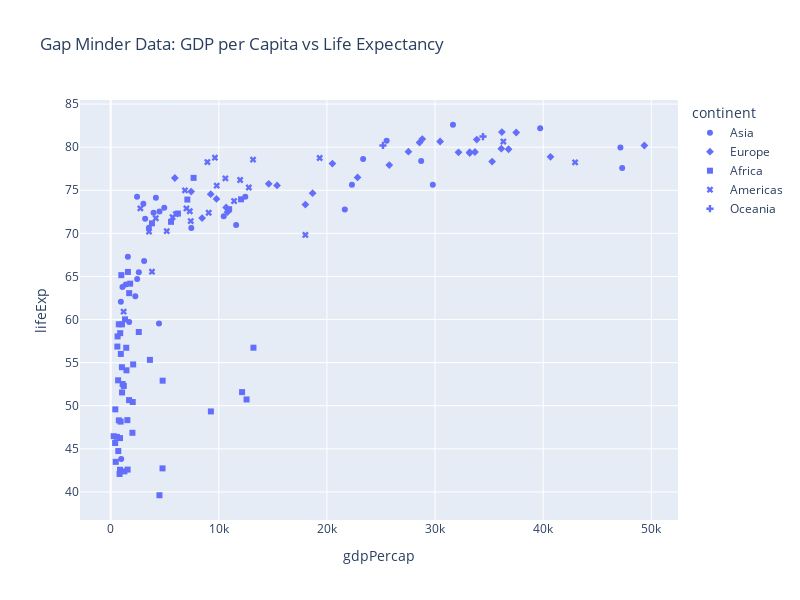

This figure's notebook cell:
### Markdown cell above
An alternative way to introduce a third variable is by using the input `symbol`. This would make the marks different according to the specified variable. Let's take a look at the result when passing `continent`.

### Code cell
fig = px.scatter(df, x='gdpPercap', y ='lifeExp', 
                 symbol='continent',
                 height=600, width=800,
                 title='Gap Minder Data: GDP per Capita vs Life Expectancy')
fig.show()

### Figure 1 — Plotly figure (JSON) as saved in the notebook; plotly's stock layout.template omitted (floating-point values rounded to 4 significant figures)
{"data": [{"hovertemplate": "continent=Asia<br>gdpPercap=%{x}<br>lifeExp=%{y}<extra></extra>", "legendgroup": "Asia", "marker": {"color": "#636efa", "symbol": "circle"}, "mode": "markers", "name": "Asia", "orientation": "v", "showlegend": true, "type": "scatter", "x": [974.6, 29800.0, 1391.0, 1714.0, 4959.0, 39720.0, 2452.0, 3541.0, 11610.0, 4471.0, 25520.0, 31660.0, 4519.0, 1593.0, 23350.0, 47310.0, 10460.0, 12450.0, 3096.0, 944, 1091.0, 22320.0, 2606.0, 3190.0, 21650.0, 47140.0, 3970.0, 4185.0, 28720.0, 7458.0, 2442.0, 3025.0, 2281.0], "xaxis": "x", "y": [43.83, 75.64, 64.06, 59.72, 72.96, 82.21, 64.7, 70.65, 70.96, 59.55, 80.75, 82.6, 72.53, 67.3, 78.62, 77.59, 71.99, 74.24, 66.8, 62.07, 63.78, 75.64, 65.48, 71.69, 72.78, 79.97, 72.4, 74.14, 78.4, 70.62, 74.25, 73.42, 62.7], "yaxis": "y"}, {"hovertemplate": "continent=Europe<br>gdpPercap=%{x}<br>lifeExp=%{y}<extra></extra>", "legendgroup": "Europe", "marker": {"color": "#636efa", "symbol": "diamond"}, "mode": "markers", "name": "Europe", "orientation": "v", "showlegend": true, "type": "scatter", "x": [5937.0, 36130.0, 33690.0, 7446.0, 10680.0, 14620.0, 22830.0, 35280.0, 33210.0, 30470.0, 32170.0, 27540.0, 18010.0, 36180.0, 40680.0, 28570.0, 9254.0, 36800.0, 49360.0, 15390.0, 20510.0, 10810.0, 9787.0, 18680.0, 25770.0, 28820.0, 33860.0, 37510.0, 8458.0, 33200.0], "xaxis": "x", "y": [76.42, 79.83, 79.44, 74.85, 73.0, 75.75, 76.49, 78.33, 79.31, 80.66, 79.41, 79.48, 73.34, 81.76, 78.89, 80.55, 74.54, 79.76, 80.2, 75.56, 78.1, 72.48, 74.0, 74.66, 77.93, 80.94, 80.88, 81.7, 71.78, 79.42], "yaxis": "y"}, {"hovertemplate": "continent=Africa<br>gdpPercap=%{x}<br>lifeExp=%{y}<extra></extra>", "legendgroup": "Africa", "marker": {"color": "#636efa", "symbol": "square"}, "mode": "markers", "name": "Africa", "orientation": "v", "showlegend": true, "type": "scatter", "x": [6223.0, 4797.0, 1441.0, 12570.0, 1217.0, 430.1, 2042.0, 706.0, 1704.0, 986.1, 277.6, 3633.0, 1545.0, 2082.0, 5581.0, 12150.0, 641.4, 690.8, 13210.0, 752.7, 1328.0, 942.7, 579.2, 1463.0, 1569.0, 414.5, 12060.0, 1045.0, 759.3, 1043.0, 1803.0, 10960.0, 3820.0, 823.7, 4811.0, 619.7, 2014.0, 7670.0, 863.1, 1598.0, 1712.0, 862.5, 926.1, 9270.0, 2602.0, 4513.0, 1107.0, 883.0, 7093.0, 1056.0, 1271.0, 469.7], "xaxis": "x", "y": [72.3, 42.73, 56.73, 50.73, 52.3, 49.58, 50.43, 44.74, 50.65, 65.15, 46.46, 55.32, 48.33, 54.79, 71.34, 51.58, 58.04, 52.95, 56.73, 59.45, 60.02, 56.01, 46.39, 54.11, 42.59, 45.68, 73.95, 59.44, 48.3, 54.47, 64.16, 72.8, 71.16, 42.08, 52.91, 56.87, 46.86, 76.44, 46.24, 65.53, 63.06, 42.57, 48.16, 49.34, 58.56, 39.61, 52.52, 58.42, 73.92, 51.54, 42.38, 43.49], "yaxis": "y"}, {"hovertemplate": "continent=Americas<br>gdpPercap=%{x}<br>lifeExp=%{y}<extra></extra>", "legendgroup": "Americas", "marker": {"color": "#636efa", "symbol": "x"}, "mode": "markers", "name": "Americas", "orientation": "v", "showlegend": true, "type": "scatter", "x": [12780.0, 3822.0, 9066.0, 36320.0, 13170.0, 7007.0, 9645.0, 8948.0, 6025.0, 6873.0, 5728.0, 5186.0, 1202.0, 3548.0, 7321.0, 11980.0, 2749.0, 9809.0, 4173.0, 7409.0, 19330.0, 18010.0, 42950.0, 10610.0, 11420.0], "xaxis": "x", "y": [75.32, 65.55, 72.39, 80.65, 78.55, 72.89, 78.78, 78.27, 72.23, 74.99, 71.88, 70.26, 60.92, 70.2, 72.57, 76.19, 72.9, 75.54, 71.75, 71.42, 78.75, 69.82, 78.24, 76.38, 73.75], "yaxis": "y"}, {"hovertemplate": "continent=Oceania<br>gdpPercap=%{x}<br>lifeExp=%{y}<extra></extra>", "legendgroup": "Oceania", "marker": {"color": "#636efa", "symbol": "cross"}, "mode": "markers", "name": "Oceania", "orientation": "v", "showlegend": true, "type": "scatter", "x": [34440.0, 25190.0], "xaxis": "x", "y": [81.23, 80.2], "yaxis": "y"}], "layout": {"height": 600, "legend": {"title": {"text": "continent"}, "tracegroupgap": 0}, "title": {"text": "Gap Minder Data: GDP per Capita vs Life Expectancy"}, "width": 800, "xaxis": {"anchor": "y", "domain": [0, 1], "title": {"text": "gdpPercap"}}, "yaxis": {"anchor": "x", "domain": [0, 1], "title": {"text": "lifeExp"}}}}
